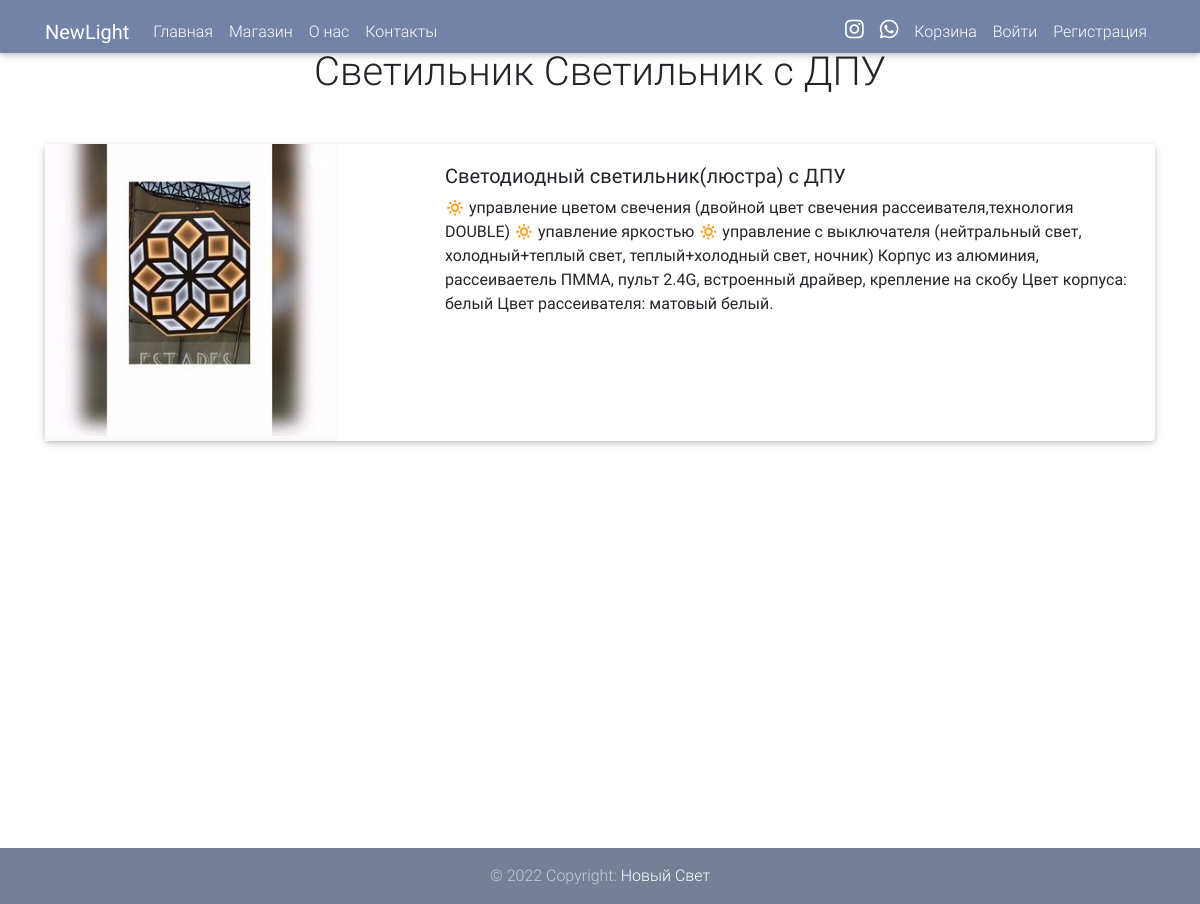
Page /shop/detail/5/ on the committed database.
### shop/models.py (models this page shows, shortened)
class Product(models.Model):
    name = models.CharField(max_length=255, verbose_name='Название люстры')
    description = models.TextField(max_length=1000, verbose_name='Описание')
    features = models.TextField(max_length=1000, verbose_name='Характеристики')
    type = models.CharField(max_length=255, verbose_name='Тип')
    code = models.AutoField(auto_created=True, primary_key=True, verbose_name='ID')
    price = models.DecimalField(max_digits=20, decimal_places=2)
    unit = models.CharField(max_length=255, blank=True, null=True)
    image = models.ImageField("Фотографии", upload_to='shop/')
    note = models.TextField(blank=True, null=True, verbose_name='Заметки')
    class Meta:
        ordering = ['pk']

### shop/views.py (the view)
# urls.py: path('detail/<int:pk>/', views.ProductsDetailView.as_view(), name='shop_detail'),
class ProductsDetailView(DetailView):
    model = Product
    template_name = 'shop/shop-details.html'

### templates/shop/shop-details.html (shortened to what this page needs)
{% extends 'base.html' %}
{% load static %}
{% block container %}
    <div class="container min-vh-100 ">
    <h1 class="mt-5 text-center">{{ object.type }} {{ object.name }}</h1>
    <div class="card mb-3 mt-5" style="max-width: 1200px;">
        <div class="row g-0">
            <div class="col-md-4">
                <img
                        src="/shop{{ object.image.url }}"
                        alt="Trendy Pants and Shoes"
                        class="img-fluid rounded-start"
                />
            </div>
            <div class="col-md-8">
                <div class="card-body">
                    <h5>
                        {{ object.description }}
                    </h5>
                    <p>{{ object.features }}</p>
                </div>
            </div>
        </div>
    </div>
    </div>
{% endblock container %}

### static/css/style.css (style rules this page uses)
html, body, header, .jarallax { height: 700px; }

### rows in the picture
Product: type "Cветильник", name "Cветильник с ДПУ", image (picture), description "Светодиодный светильник(люстра) с ДПУ", features "🔅 управление цветом свечения (двойной цвет свечения рассеивателя,технология DOUBLE) 🔅 упавление яркостью 🔅 управление с выключателя (нейтральный свет, холодный+теплый свет, теплый+холодный свет, ночник) Корпус из алюминия, рассеиваетель ПММА, пульт 2.4G, встроенный драйвер, крепление на скобу Цвет корпуса: белый Цвет рассеивателя: матовый белый."
